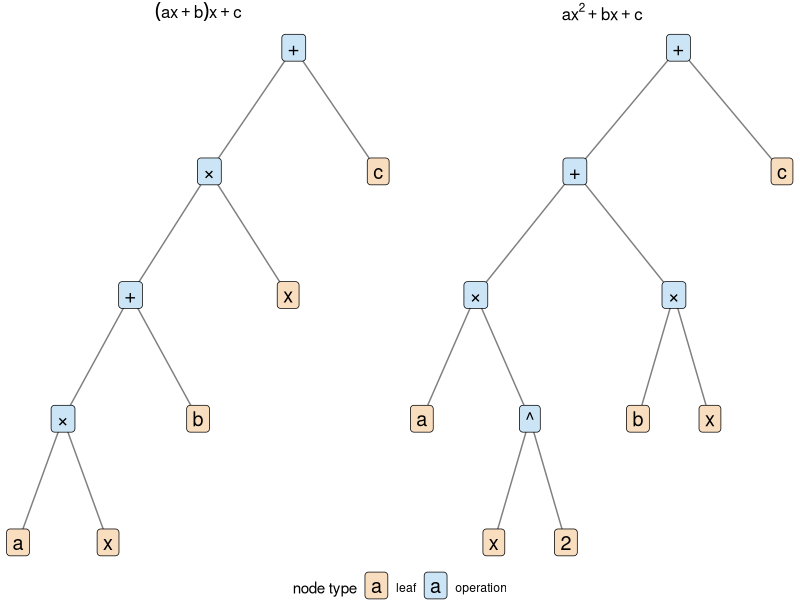

Recreate this plot in R.
## ---- chunk 1
#| label: parse-trees-alt
#| include: false
fig_alt <- paste(
  "Two parse trees, drawn with the root at the top.",
  "In the left tree the root plus has children times and the leaf c.",
  "That times has children plus and the leaf x.",
  "The plus below it has children times and the leaf b,",
  "and that times has the leaves a and x.",
  "In the right tree the root plus has children plus and the leaf c.",
  "That plus has two children, both times.",
  "The first times has the leaf a and a power node with leaves x and 2.",
  "The second times has the leaves b and x."
)
## ---- chunk 2
#| label: parse-trees-plot
#| fig-alt: !expr fig_alt
#| fig-height: 4
# Each tree is a nested list: the first element is the node's label,
# and the remaining elements are its children.
times <- intToUtf8(215)
trees <- list(
  "(a * x + b) * x + c" = list(
    "+",
    list(times, list("+", list(times, "a", "x"), "b"), "x"),
    "c"
  ),
  "a * x^2 + b * x + c" = list(
    "+",
    list(
      "+",
      list(times, "a", list("^", "x", "2")),
      list(times, "b", "x")
    ),
    "c"
  )
)

# Leaves sit at consecutive x positions;
# each operation sits above the mean of its children.
layout_tree <- function(node, depth = 0, next_x = 0) {
  if (!is.list(node)) {
    return(list(
      nodes = data.frame(label = node, x = next_x, y = -depth, is_leaf = TRUE),
      edges = NULL,
      next_x = next_x + 1
    ))
  }
  nodes <- NULL
  edges <- NULL
  child_x <- numeric()
  for (child in node[-1]) {
    sub <- layout_tree(child, depth + 1, next_x)
    next_x <- sub$next_x
    child_x <- c(child_x, sub$nodes$x[1])
    edges <- rbind(
      edges,
      sub$edges,
      data.frame(x = NA_real_, y = -depth, xend = sub$nodes$x[1], yend = sub$nodes$y[1])
    )
    nodes <- rbind(nodes, sub$nodes)
  }
  me <- data.frame(label = node[[1]], x = mean(child_x), y = -depth, is_leaf = FALSE)
  edges$x[is.na(edges$x)] <- me$x
  list(nodes = rbind(me, nodes), edges = edges, next_x = next_x)
}

laid_out <- lapply(trees, layout_tree)
tree_nodes <- do.call(rbind, Map(
  function(res, name) cbind(res$nodes, tree = name),
  laid_out,
  names(trees)
))
tree_edges <- do.call(rbind, Map(
  function(res, name) cbind(res$edges, tree = name),
  laid_out,
  names(trees)
))
tree_nodes$kind <- ifelse(tree_nodes$is_leaf, "leaf", "operation")
tree_nodes$tree <- factor(tree_nodes$tree, levels = names(trees))
tree_edges$tree <- factor(tree_edges$tree, levels = names(trees))

ggplot2::ggplot() +
  ggplot2::geom_segment(
    data = tree_edges,
    ggplot2::aes(x = x, y = y, xend = xend, yend = yend),
    colour = "grey50"
  ) +
  ggplot2::geom_label(
    data = tree_nodes,
    ggplot2::aes(x = x, y = y, label = label, fill = kind),
    size = 5,
    linewidth = 0
  ) +
  ggplot2::scale_fill_manual(
    values = c(operation = "#CCE5F6", leaf = "#F9DDBF")
  ) +
  ggplot2::facet_wrap(~tree, scales = "free_x", labeller = ggplot2::label_parsed) +
  ggplot2::labs(fill = "node type") +
  ggplot2::theme_void() +
  ggplot2::theme(
    legend.position = "bottom",
    strip.text = ggplot2::element_text(size = 12)
  )
